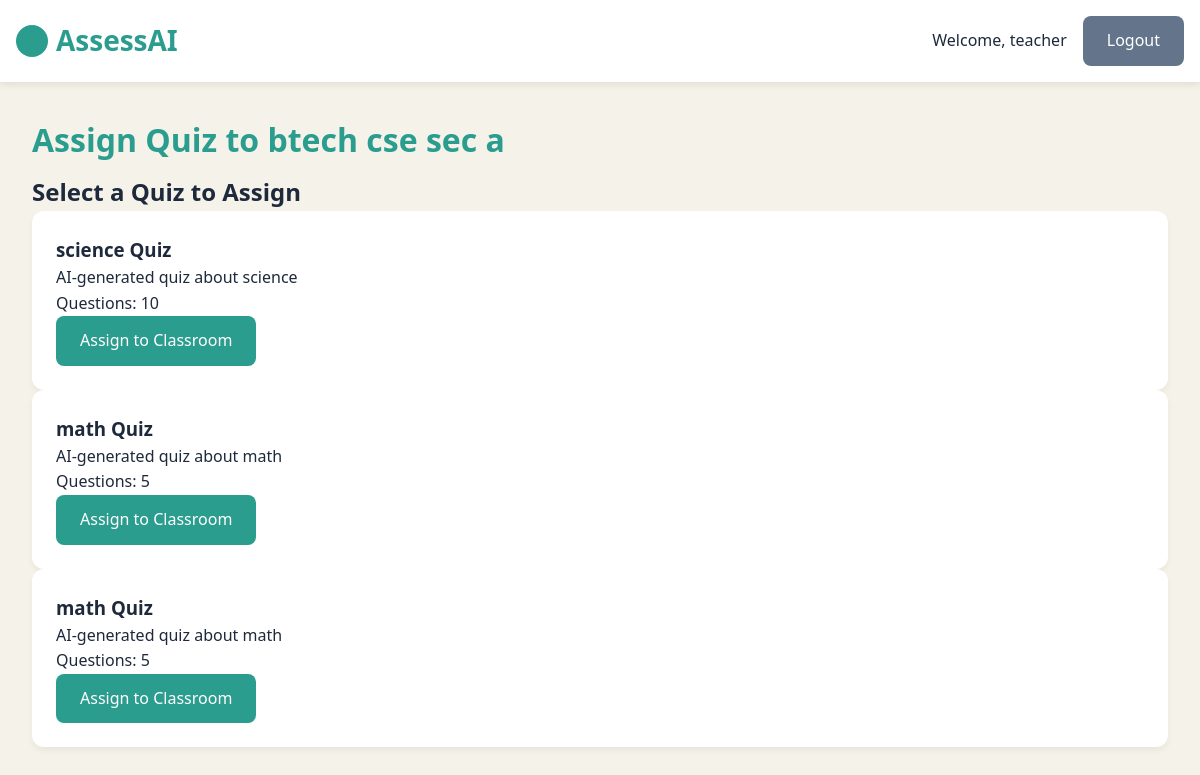
/assign-quiz-to-classroom/1 (signed in), run on an earlier commit of the app's database.
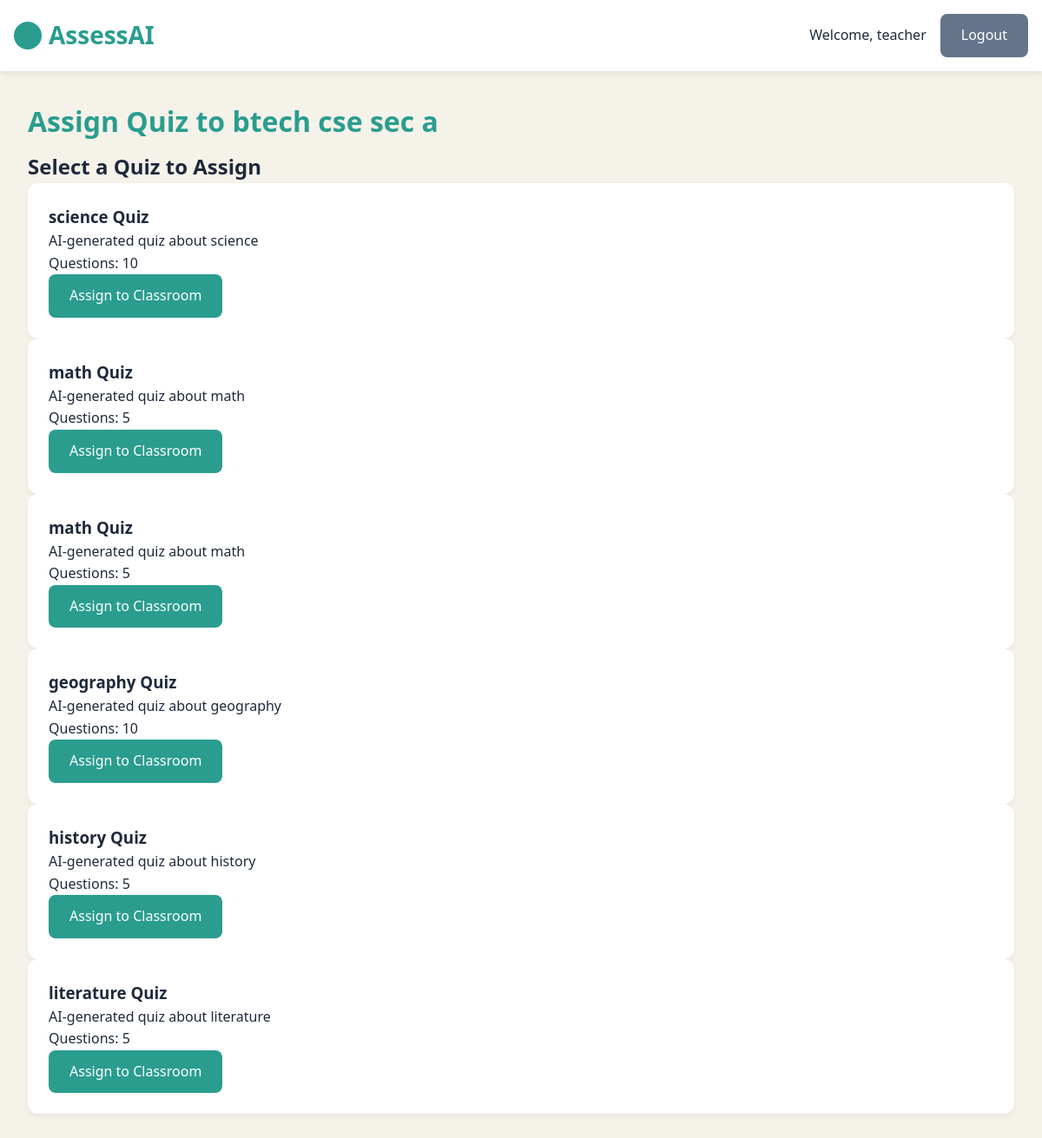
And on a later commit of the database.
### models.py (models this page shows)
class Quiz(db.Model):
    id = db.Column(db.Integer, primary_key=True)
    title = db.Column(db.String(100), nullable=False)
    description = db.Column(db.Text)
    created_date = db.Column(db.DateTime, default=datetime.utcnow)
    difficulty = db.Column(db.String(20), default='medium')
    teacher_id = db.Column(db.Integer, db.ForeignKey('user.id'), nullable=False)
    questions = db.relationship('Question', backref='quiz', lazy='select')
    assigned_classrooms = db.relationship(
        'Classroom',
        secondary=quiz_classroom,
        backref=db.backref('assigned_quizzes', lazy='select')
    )
    assignments = db.relationship('QuizAssignment', back_populates='quiz')

### app.py (the view)
@app.route('/assign-quiz-to-classroom/<int:classroom_id>')
@teacher_required
def assign_quiz_form(classroom_id):
    classroom = Classroom.query.get_or_404(classroom_id)
    if classroom.teacher_id != session['user_id']:
        flash('You do not have permission to assign quizzes to this classroom', 'error')
        return redirect(url_for('classrooms'))
    quizzes = Quiz.query.filter_by(teacher_id=session['user_id']).all()
    return render_template('select_quiz_to_assign.html',
                         classroom=classroom,
                         quizzes=quizzes)

### app.py (called while the page is built)
def teacher_required(f):
    @wraps(f)
    def decorated_function(*args, **kwargs):
        if 'user_id' not in session or session['user_type'] != 'teacher':
            flash('Teacher access required', 'error')
            return redirect(url_for('login'))
        return f(*args, **kwargs)
    return decorated_function

### templates/select_quiz_to_assign.html (shortened to what this page needs)
{% extends 'base.html' %}
{% block content %}
<div class="dashboard-container">
    <h1 class="dashboard-title">Assign Quiz to {{ classroom.name }}</h1>
    <div class="quiz-selection">
        <h2>Select a Quiz to Assign</h2>
        {% if quizzes %}
        <div class="quiz-list">
            {% for quiz in quizzes %}
            <div class="quiz-card">
                <h3>{{ quiz.title }}</h3>
                <p>{{ quiz.description }}</p>
                <p>Questions: {{ quiz.questions|length }}</p>
                <a href="{{ url_for('assign_quiz', quiz_id=quiz.id, classroom_id=classroom.id) }}"
                   class="btn btn-primary">
                    Assign to Classroom
                </a>
            </div>
            {% endfor %}
        </div>
        {% else %}
        <div class="alert alert-info">
            You haven't created any quizzes yet.
            <a href="{{ url_for('create_quiz') }}">Create a quiz first</a>.
        </div>
        {% endif %}
    </div>
</div>
{% endblock %}

What changed in the data, as far as the page shows it:
added Quiz: title "geography Quiz", description "AI-generated quiz about geography", questions|length "10"
added Quiz: title "history Quiz", description "AI-generated quiz about history", questions|length "5"
added Quiz: title "literature Quiz", description "AI-generated quiz about literature", questions|length "5"
